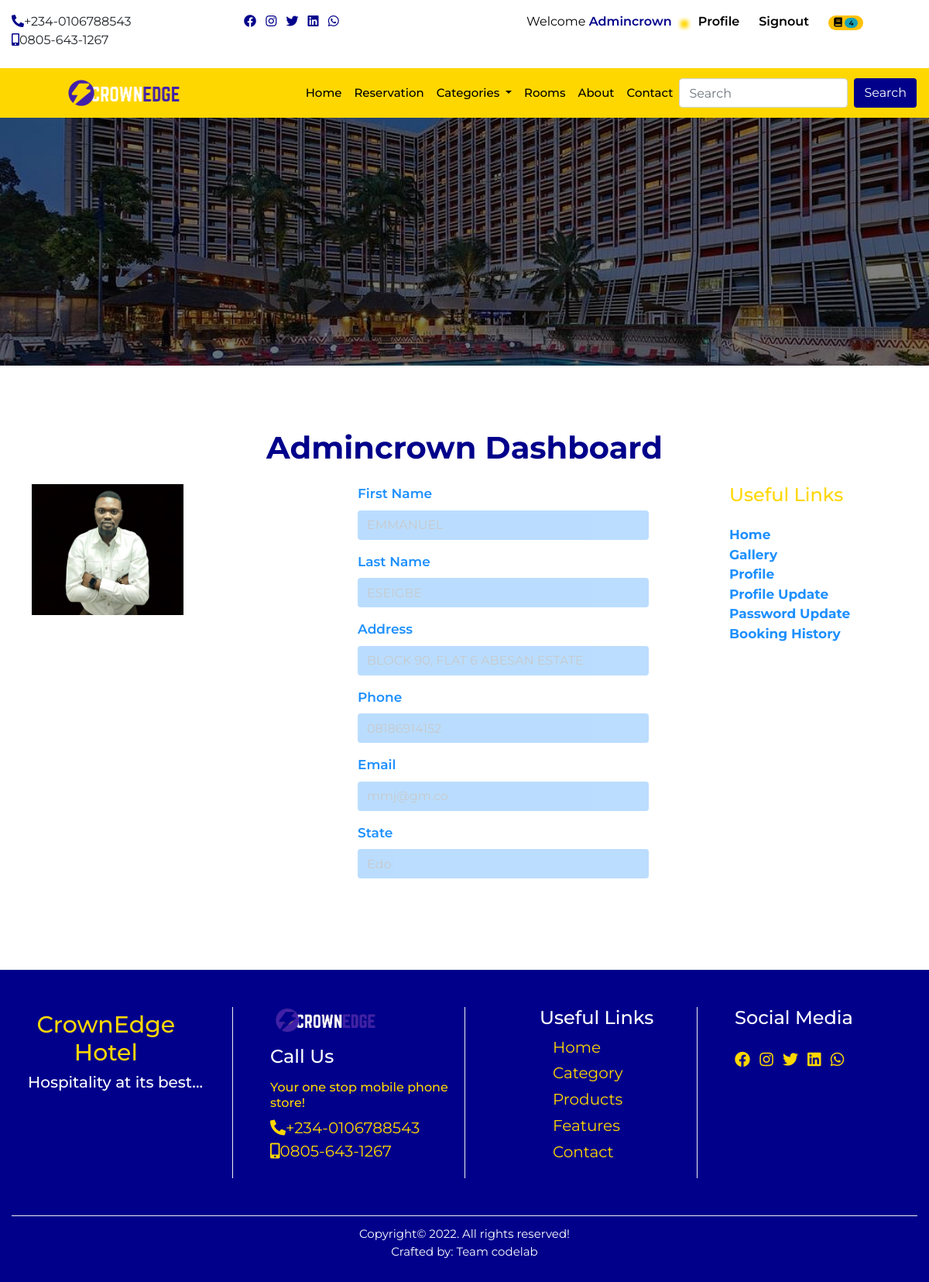
The app's page /profile (signed in) with its own data.
### home/models.py (models this page shows, shortened)
class CompanyProfile(models.Model):
    name = models.CharField(max_length=50)
    keyword = models.CharField(max_length=150)
    description = models.CharField(max_length=150)
    logo = models.ImageField(upload_to='logo', blank=True, null=True)
    favicon = models.ImageField(upload_to='logo', blank=True, null=True, default='/favicon-96x96.png')
    carousel = models.ImageField(upload_to='carousel', blank=True, null=True)
    carousel2 = models.ImageField(upload_to='carousel', blank=True, null=True)
    carousel3 = models.ImageField(upload_to='carousel', blank=True, null=True)
    carousel4 = models.ImageField(upload_to='carousel', blank=True, null=True)
    banner = models.ImageField(upload_to='banner', blank=True, null=True)
    mobile = models.CharField(max_length=20)
    mobile2 = models.CharField(max_length=20)
    address = models.CharField(max_length=100)
    email = models.EmailField()
    website = models.URLField()
    about = models.TextField()
    about2 = models.TextField()
    copyright_year = models.CharField(max_length=4)
    class Meta:
        db_table = 'companyprofile'
        managed = True
        verbose_name = 'CompanyProfile'
        verbose_name_plural = 'CompanyProfile'

### userprofile/models.py (models this page shows, shortened)
class Profile(models.Model):
    user = models.OneToOneField(User, on_delete= models.CASCADE)
    first_name = models.CharField(max_length=50)
    last_name = models.CharField(max_length=50)
    username = models.CharField(max_length=50)
    email = models.EmailField()
    phone = models.CharField(max_length=50)
    state = models.CharField(max_length=50)
    address = models.CharField(max_length=150)
    pix = models.ImageField(upload_to='profile', default='profile/avatar.png', blank=True, null=True)
    class Meta:
        db_table = 'profile'
        managed = True
        verbose_name = 'Profile'
        verbose_name_plural = 'Profile'

### home/views.py (the view)
# urls.py: path('profile', views.profile, name='profile'),
@login_required(login_url='signin')
def profile(request):
    profile = Profile.objects.get(user__username=request.user.username)
    context = {
        'profile':profile
    }
    return render(request, 'profile.html', context)

### home/context_processor.py (called while the page is built)
def dropdown(request):
    categories = Category.objects.all()
    context = {
        'categories':categories
    }
    return context

def company(request):
    cprofile = CompanyProfile.objects.get(pk=1)
    context = {
        'cprofile':cprofile
    }
    return context

def cartcount(request):
    count = Booking.objects.filter(user__username = request.user.username, paid=False)
    itemcount = 0
    for item in count:
        itemcount += item.no_days
    context = {
        'itemcount':itemcount
    }
    return context

### home/templatetags/sample_tags.py (called while the page is built)
@register.simple_tag
def intralink(main, link):
    return reverse(main) + '#' + link

### home/templates/profile.html (shortened to what this page needs)
{% extends "base.html" %}
{% block header %} {% include 'header.html' %} {% endblock header %}
{% block banner %} {% include 'banner.html' %} {% endblock banner %}
{% block content %}
<section>
    <div class="container-fluid">
      <h1 class="title">{{profile.user.username}} dashboard</h1>
      <div class="row prof">
        <div class="col-12 col-sm-12 col-md-5 col-lg-4">
          <div class="img-pcard">
            <img src="{{profile.pix.url}}" alt="">
          </div>
        </div>
        <div class="col-12 col-sm-12 col-md-5 col-lg-5">
          <div class="pro-form mb-4">
            <form>
              <div class="form-group">
                <label class="labe" for="exampleInputText1">first name</label>
                <input type="text" value="{{profile.first_name}}" class="form-control" id="exampleInputText1" aria-describedby="textHelp">
              </div>
              <div class="form-group">
                <label class="labe" for="exampleInputText1">last name</label>
                <input type="text" value="{{profile.last_name}}" class="form-control" id="exampleInputText1" aria-describedby="textHelp">
              </div>
              <div class="form-group">
                <label class="labe" for="exampleInputText1">address</label>
                <input type="text" value="{{profile.address}}" class="form-control" id="exampleInputText1" aria-describedby="textHelp">
              </div>
              <div class="form-group">
                <label class="labe" for="exampleInputText1">phone</label>
                <input type="text" value="{{profile.phone}}" class="form-control" id="exampleInputText1" aria-describedby="textHelp">
              </div>
              <div class="form-group">
                <label class="labe" for="exampleInputEmail1">email</label>
                <input type="email" value="{{profile.user.email}}" class="form-control" id="exampleInputEmail1" aria-describedby="textHelp">
              </div>
              <div class="form-group">
                <label class="labe" for="exampleInputEmail1">state</label>
                <input type="text" value="{{profile.state}}" class="form-control" id="exampleInputText1" aria-describedby="textHelp">
              </div>
              </div>
          </div>
          <div class="col-12 col-sm-12 col-md-2 col-lg-3">
            <div class="pro-links">
              <h4 class="mb-4">Useful Links</h4>
              <ul class="list-unstyled">
                <li><a href="{% url 'home' %}">Home</a></li>
                <li><a href="{% url 'rooms' %}">gallery</a></li>
                <li><a href="{% url 'profile' %}">profile</a></li>
                <li><a href="{% url 'profile_update' %}">profile update</a></li>
                <li><a href="{% url 'password_update' %}">password update</a></li>
                <li><a href="{% url 'history' %}">booking history</a></li>
              </ul>
            </div>
          </div>
        </div>
      </div>
  </section>
{% endblock content %}
{% block footer %} {% include 'footer.html' %} {% endblock footer %}

### home/templates/header.html (shortened to what this page needs)
{% load sample_tags %}
<div class="container-fluid">
    <div class="row">
      <div class="col-12 col-sm-6 col-md-2 col-lg-3 mt-3 mb-2 hide">
        <ul class="list-inline">
          <li class="list-inline-item"><a href=""><i class="fas fa-phone-alt"></i></a><span>+234-0106788543</span></li>
          <li class="list-inline-item"><a href=""><i class="fas fa-mobile-alt"></i></a><span>0805-643-1267</span></li>
        </ul>
      </div>
      <div class="col-12 col-sm-6 col-md-2 col-lg-3 mt-3 mb-2 hide">
        <ul class="list-inline">
          <li class="list-inline-item"><a href=""><i class="fab fa-facebook"></i></a></li>
          <li class="list-inline-item"><a href=""><i class="fab fa-instagram"></i></a></li>
          <li class="list-inline-item"><a href=""><i class="fab fa-twitter"></i></a></li>
          <li class="list-inline-item"><a href=""><i class="fab fa-linkedin"></i></a></li>
          <li class="list-inline-item"><a href=""><i class="fab fa-whatsapp"></i></a></li>
        </ul>
      </div>
      <div class="col-12 col-sm-12 col-md-8 col-lg-6 mt-3 mb-2 auth">
        <ul class="">
          {% if user.is_authenticated %}
            <li class=""><a href="{% url 'profile' %}" class="welcome">welcome <span>
              {% if user.first_name %}
                {{request.user.first_name}}
              {% else %}
                {{request.user.username}}
              {% endif %}
            </span></i></a></li>
            <li class=""><a href="{% url 'profile' %}" class="user-btn"><span>profile</span></a></li>
            <li class=""><a href="{% url 'signout' %}" class="user-btn"><span>signout</span></a></li>
            <li class="">
              <a href="{% url 'booked' %}" class="user-btn">
                {% if itemcount > 0 %}
                <span class="badge badge-pill badge-warning">
                  <i class="fa fa-book" aria-hidden="true"></i>
                  <span class="badge badge-pill badge-info">{{itemcount}}</span>
                </span>
                {% else %}
                  <i class="fa fa-book" aria-hidden="true"></i>
                {% endif %}
              </a>
            </li>
          {% else %}
            <li class=""><a href="{% url 'signin' %}" class="user-btn"><i class="fas fa-user"></i><span>signin</span></a></li>
            <li class=""><a href="{% url 'signup' %}" class="user-btn"><i class="fas fa-users"></i><span>signup</span></a></li>
          {% endif %}
        </ul>
      </div>
    </div>
  </div>
      <nav class="navbar navbar-expand-lg navbar-light sticky-top">
        <a class="navbar-brand" href="{% url 'home' %}"><img src="{{cprofile.logo.url}}" alt=""></a>
        <div class="collapse navbar-collapse" id="navbarSupportedContent">
          <ul class="navbar-nav ml-auto">
            <li class="nav-item active">
              <a class="nav-link" href="{% url 'home' %}">home <span class="sr-only">(current)</span></a>
            </li>
            <li class="nav-item">
              <a class="nav-link" href="">reservation</a>
            </li>
            <li class="nav-item dropdown">
              <a class="nav-link dropdown-toggle" href="/index2.html" id="navbarDropdown" role="button" data-toggle="dropdown" aria-haspopup="true" aria-expanded="false">
                categories
              </a>
            </li>
            <li class="nav-item">
              <a class="nav-link" href="{% url 'rooms' %}">rooms</a>
            </li>
            <li class="nav-item">
              <a class="nav-link" href="#aboutus">about</a>
            </li>
            <li class="nav-item">
              <a class="nav-link" href="{% intralink 'home' 'contact' %}">contact</a>
            </li>
          </ul>
          <form class="form-inline my-2 my-lg-0" action="{% url 'search' %}" method="POST">
            <input class="form-control mr-sm-2" name="search" type="search" placeholder="Search" aria-label="Search">
            <button class="btn form-btn" type="submit">Search</button>
          </form>
        </div>
      </nav>

### home/templates/footer.html
<div class="footer">
    <div class="container-fluid footer2">
      <div class="row">
        <div class="col-12 col-sm-6 col-md-4 col-lg-3 foota-box">
          <h1>CrownEdge <span>Hotel</span></h1>
          <h4>Hospitality at its best...</h4>
        </div>
        <div class="col-12 col-sm-6 col-md-4 col-lg-3 foota-box2">
          <img src="{{cprofile.logo.url}}" alt="">
          <h4 class="mt-3 mb-3">Call Us</h4>
          <h6>Your one stop mobile phone store!</h6>
          <ul class="list-unstyled">
            <li><a href=""><i class="fas fa-phone-alt"></i></a><span>+234-0106788543</span></li>
            <li><a href=""><i class="fas fa-mobile-alt"></i></a><span>0805-643-1267</span></li>
          </ul>
        </div>
        <div class="col-12 col-sm-6 col-md-4 col-lg-3 foota-box3">
          <h4>Useful Links</h4>
          <ul class="list-unstyled">
            <li><a href="">Home</a></li>
            <li><a href="">Category</a></li>
            <li><a href="">Products</a></li>
            <li><a href="">Features</a></li>
            <li><a href="">Contact</a></li>
          </ul>
        </div>
        <div class="col-12 col-sm-6 col-md-12 col-lg-3 foota-box4">
          <h4 class="mb-4">Social Media</h4>
          <ul class="list-inline">
            <li class="list-inline-item"><a href=""><i class="fab fa-facebook"></i></a></li>
            <li class="list-inline-item"><a href=""><i class="fab fa-instagram"></i></a></li>
            <li class="list-inline-item"><a href=""><i class="fab fa-twitter"></i></a></li>
            <li class="list-inline-item"><a href=""><i class="fab fa-linkedin"></i></a></li>
            <li class="list-inline-item"><a href=""><i class="fab fa-whatsapp"></i></a></li>
          </ul>
        </div>
      </div>
      <div class="footer3">
        <p> Copyright&copy; 2022. All rights reserved! <br> Crafted by: Team codelab</p>
      </div>
    </div>
  </div>

### home/static/css/style.css (style rules this page uses)
* { margin: 0px; padding: 0px; box-sizing: border-box; }
body { font-family: 'Montserrat', sans-serif; }
html { scroll-behavior: smooth; }
.hide a { color: darkblue; }
.welcome { color: black; font-weight: 400; text-transform: capitalize; padding-right: .6rem; }
.welcome span { color: darkblue; font-weight: 600; text-decoration: none; }
.user-btn { color: darkblue; font-weight: 400; padding-left: 1rem; padding-right: .3rem; }
.user-btn span { color: black; font-weight: 600; text-transform: capitalize; }
.auth { display: flex; justify-content: space-around; }
.auth li { display: inline; }
h1 { color: darkblue; }
.navbar { background: gold; }
#navbarSupportedContent a { color: black; text-transform: capitalize; font-size: 15px; font-weight: 500; }
.navbar img { width: 50%; margin-left: 20%; }
.navbar-nav { margin-left: 50%; }
.form-btn { color:white; background: darkblue; }
.container-fluid h1 { text-align: center; margin-top: 2%; }
.footer { background: darkblue; }
.footer h1 { color: gold; margin-right: 19%; }
.footer h4 { color: white; }
.footer h6 { color: gold; }
.foota-box { padding-left: 3%; }
.foota-box h1 { font-size: 30px; }
.foota-box h4 { font-size: 20px; }
.foota-box2 img { width: 60%; }
.foota-box2 .list-unstyled li a { color: gold; font-size: 20px; }
.foota-box2 .list-unstyled li span { color: gold; font-size: 20px; }
.foota-box3 li { padding-bottom: 2%; margin-left: 9%; }
.foota-box3 a { color: gold; font-size: 20px; }
.foota-box4 a { color: gold; font-size: 20px; }
.foota-box4 li { transition: transform .5sec; }
.foota-box, .foota-box2, .foota-box3, .foota-box4 { margin: 4% 0; }
.foota-box2, .foota-box3, .foota-box4 { border-left: 1px solid #f0f0f0; padding-left: 4%; }
.foota-box3 { padding-left: 8%; }
.footer3 { text-align: center; color: white; font-size: 15px; padding: 1% 0; border-top: .5px solid #f0f0f0; }
.title { text-transform: capitalize; padding-top: 5%; margin-bottom: 2%; color: darkblue; font-weight: bold; }
.prof { margin-bottom: 8%; }
.img-pcard { width: 60%; height: 60vh; padding-left: 7%; }
.img-pcard img { width: 100%; }
.pro-form { width: 90%; padding-left: 10%; }
.pro-form .labe { color: dodgerblue; text-transform: capitalize; font-size: 17px; font-weight: 600; }
.pro-form input { border: none !important; background: dodgerblue; opacity: 0.3; }
.pro-links { margin-left: 10%; }
.pro-links h4 { color: gold; }
.pro-links a { color: dodgerblue; font-size: 17px; font-weight: 700; text-transform: capitalize; }

### records on screen
CompanyProfile: logo (picture)
Profile: user.username "Admincrown", pix (picture), first_name "EMMANUEL", last_name "ESEIGBE", address "BLOCK 90, FLAT 6 ABESAN ESTATE", phone "08186914152", user.email "mmj@gm.co", state "Edo"

### other values on screen
{{ request.user.username }} "Admincrown"
{{ itemcount }} "4"
